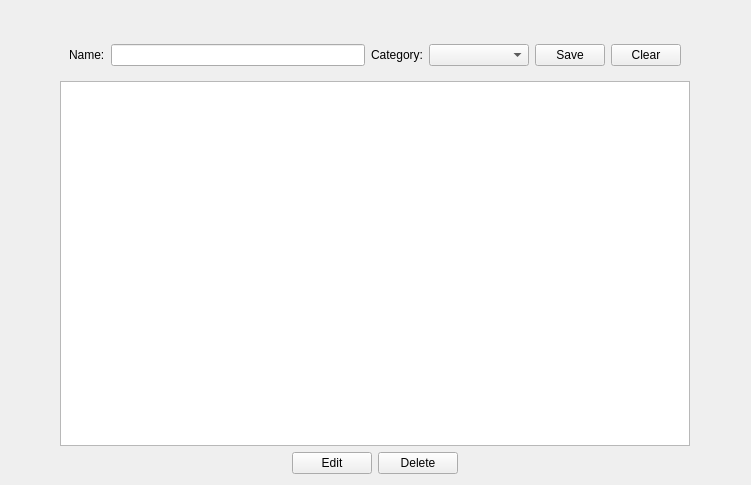
<?xml version="1.0" encoding="UTF-8"?>
<ui version="4.0">
 <class>ManageItemSubCategory</class>
 <widget class="QWidget" name="ManageItemSubCategory">
  <property name="geometry">
   <rect>
    <x>0</x>
    <y>0</y>
    <width>751</width>
    <height>485</height>
   </rect>
  </property>
  <property name="windowTitle">
   <string>Form</string>
  </property>
  <layout class="QGridLayout" name="gridLayout">
   <item row="0" column="0">
    <widget class="QFrame" name="frame">
     <property name="maximumSize">
      <size>
       <width>630</width>
       <height>16777215</height>
      </size>
     </property>
     <property name="frameShape">
      <enum>QFrame::NoFrame</enum>
     </property>
     <property name="frameShadow">
      <enum>QFrame::Raised</enum>
     </property>
     <layout class="QVBoxLayout" name="verticalLayout">
      <property name="leftMargin">
       <number>0</number>
      </property>
      <property name="topMargin">
       <number>0</number>
      </property>
      <property name="rightMargin">
       <number>0</number>
      </property>
      <property name="bottomMargin">
       <number>0</number>
      </property>
      <item>
       <widget class="QWidget" name="formWidget" native="true">
        <property name="maximumSize">
         <size>
          <width>16777215</width>
          <height>170</height>
         </size>
        </property>
        <layout class="QGridLayout" name="gridLayout_2">
         <item row="1" column="2">
          <widget class="QLabel" name="label_2">
           <property name="text">
            <string>Category:</string>
           </property>
          </widget>
         </item>
         <item row="1" column="0">
          <widget class="QLabel" name="label">
           <property name="text">
            <string>Name:</string>
           </property>
          </widget>
         </item>
         <item row="0" column="1">
          <widget class="QLabel" name="lbl_id">
           <property name="font">
            <font>
             <pointsize>12</pointsize>
             <weight>75</weight>
             <bold>true</bold>
            </font>
           </property>
           <property name="text">
            <string/>
           </property>
          </widget>
         </item>
         <item row="1" column="4">
          <widget class="QPushButton" name="save_btn">
           <property name="maximumSize">
            <size>
             <width>70</width>
             <height>16777215</height>
            </size>
           </property>
           <property name="text">
            <string>Save</string>
           </property>
          </widget>
         </item>
         <item row="1" column="1">
          <widget class="QLineEdit" name="name">
           <property name="maximumSize">
            <size>
             <width>300</width>
             <height>16777215</height>
            </size>
           </property>
          </widget>
         </item>
         <item row="1" column="5">
          <widget class="QPushButton" name="clear_btn">
           <property name="maximumSize">
            <size>
             <width>70</width>
             <height>16777215</height>
            </size>
           </property>
           <property name="text">
            <string>Clear</string>
           </property>
          </widget>
         </item>
         <item row="1" column="3">
          <widget class="QComboBox" name="catid">
           <property name="minimumSize">
            <size>
             <width>100</width>
             <height>0</height>
            </size>
           </property>
           <property name="maximumSize">
            <size>
             <width>100</width>
             <height>16777215</height>
            </size>
           </property>
          </widget>
         </item>
        </layout>
       </widget>
      </item>
      <item>
       <widget class="QTableWidget" name="detailtable">
        <property name="editTriggers">
         <set>QAbstractItemView::NoEditTriggers</set>
        </property>
        <property name="selectionMode">
         <enum>QAbstractItemView::SingleSelection</enum>
        </property>
        <property name="selectionBehavior">
         <enum>QAbstractItemView::SelectRows</enum>
        </property>
       </widget>
      </item>
      <item>
       <widget class="QWidget" name="widget" native="true">
        <layout class="QHBoxLayout" name="horizontalLayout_4">
         <property name="leftMargin">
          <number>0</number>
         </property>
         <property name="topMargin">
          <number>0</number>
         </property>
         <property name="rightMargin">
          <number>0</number>
         </property>
         <property name="bottomMargin">
          <number>0</number>
         </property>
         <item>
          <spacer name="horizontalSpacer">
           <property name="orientation">
            <enum>Qt::Horizontal</enum>
           </property>
           <property name="sizeHint" stdset="0">
            <size>
             <width>178</width>
             <height>20</height>
            </size>
           </property>
          </spacer>
         </item>
         <item>
          <widget class="QPushButton" name="edit_btn">
           <property name="text">
            <string>Edit</string>
           </property>
          </widget>
         </item>
         <item>
          <widget class="QPushButton" name="delete_btn">
           <property name="text">
            <string>Delete</string>
           </property>
          </widget>
         </item>
         <item>
          <spacer name="horizontalSpacer_2">
           <property name="orientation">
            <enum>Qt::Horizontal</enum>
           </property>
           <property name="sizeHint" stdset="0">
            <size>
             <width>178</width>
             <height>20</height>
            </size>
           </property>
          </spacer>
         </item>
        </layout>
       </widget>
      </item>
     </layout>
    </widget>
   </item>
  </layout>
 </widget>
 <resources/>
 <connections/>
</ui>
